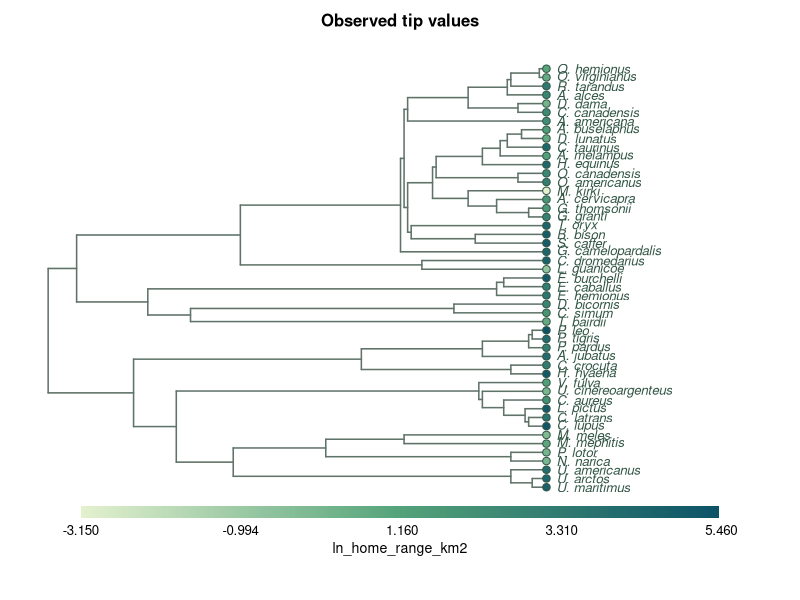

The R source for this figure:
# Guane phylogenetic signal: open in RStudio and Source.
# Prepared inputs and plotting functions are embedded. Edit plot_settings below.
# Install once if needed: install.packages(c("ape", "phytools"))
# R 4.6.0; ape 5.8.1; phytools 2.5.2
guane_task_setting <- function (option, env, default, lower = -Inf, upper = Inf) 
{
    value <- getOption(option)
    if (is.null(value)) {
        value <- Sys.getenv(env, "")
        if (!nzchar(value)) 
            return(default)
    }
    if (is.logical(default)) {
        if (is.logical(value) && length(value) == 1 && !is.na(value)) 
            return(value)
        key <- tolower(trimws(as.character(value)[1]))
        if (key %in% c("true", "t", "yes", "y", "1", "on")) 
            return(TRUE)
        if (key %in% c("false", "f", "no", "n", "0", "off")) 
            return(FALSE)
        message("Guane: ignoring invalid value for ", env, "; using ", 
            default, ".")
        return(default)
    }
    number <- suppressWarnings(as.numeric(value)[1])
    if (!is.finite(number)) {
        message("Guane: ignoring invalid value for ", env, "; using ", 
            default, ".")
        return(default)
    }
    min(max(number, lower), upper)
}
guane_limits <- function () 
{
    list(tips = guane_task_setting("guane.max_tips", "GUANE_MAX_TIPS", 
        5000, 4, 1e+06), rows = guane_task_setting("guane.max_rows", 
        "GUANE_MAX_ROWS", 50000, 4, 1e+07), columns = guane_task_setting("guane.max_columns", 
        "GUANE_MAX_COLUMNS", 500, 2, 1e+05))
}
guane_validate <- function (tree, traits, taxon, trait) 
{
    issues <- data.frame(level = character(), message = character())
    add <- function(level, message) issues[nrow(issues) + 1L, 
        ] <<- c(level, message)
    if (is.null(tree)) 
        add("Required", "Load a phylogenetic tree.")
    if (is.null(traits)) 
        add("Required", "Load a CSV trait table.")
    if (!is.null(tree)) {
        if (length(tree$tip.label) > guane_limits()$tips) 
            add("Error", "This tree exceeds the maximum number of tips supported on this server. Run the exported R script locally for larger trees.")
        if (anyDuplicated(tree$tip.label)) 
            add("Error", "Tree tip labels must be unique.")
        if (anyNA(tree$tip.label) || any(!nzchar(trimws(tree$tip.label)))) 
            add("Error", "Tree contains empty taxon labels.")
        if (is.null(tree$edge.length) || any(!is.finite(tree$edge.length)) || 
            any(tree$edge.length <= 0)) 
            add("Error", "Signal analysis requires finite, positive branch lengths.")
        if (!ape::is.rooted(tree)) 
            add("Error", "Root the tree before signal analysis.")
        if (!ape::is.binary(tree)) 
            add("Warning", "Tree contains polytomies; inspect their biological meaning.")
        if (!is.null(tree$edge.length) && !ape::is.ultrametric(tree)) 
            add("Note", "Tree is not ultrametric. Signal analysis can use it; verify branch-length units.")
    }
    if (!is.null(traits)) {
        if (is.null(taxon) || !taxon %in% names(traits)) 
            add("Required", "Select the taxon column.")
        else {
            ids <- as.character(traits[[taxon]])
            if (anyNA(ids) || any(!nzchar(trimws(ids)))) 
                add("Error", "Trait table contains empty taxon labels.")
            if (anyDuplicated(ids)) 
                add("Error", "Trait taxon labels must be unique.")
            if (!is.null(tree) && !setequal(ids, tree$tip.label)) 
                add("Error", paste0("Taxon mismatch: ", length(setdiff(tree$tip.label, 
                  ids)), " tree tips without traits; ", length(setdiff(ids, 
                  tree$tip.label)), " table taxa outside tree. Use matched taxa only after reviewing this report."))
        }
        if (is.null(trait) || !trait %in% names(traits)) 
            add("Required", "Select a numeric trait.")
        else {
            x <- traits[[trait]]
            if (!is.numeric(x) || any(!is.finite(x))) 
                add("Error", "Selected trait must contain only finite numeric values; correct missing values before running.")
            else if (length(unique(x)) < 2) 
                add("Error", "Selected trait has no variation.")
        }
    }
    if (!is.null(tree) && length(tree$tip.label) < 4) 
        add("Error", "At least four matched taxa are required.")
    issues
}
guane_signal <- function (tree, traits, taxon, trait, seed = 999, nsim = 999) 
{
    if (length(nsim) != 1 || !is.finite(nsim) || nsim < 99 || 
        nsim > 9999 || nsim != floor(nsim)) 
        stop("Choose 99–9999 integer randomizations.")
    if (length(seed) != 1 || !is.finite(seed) || seed < 0 || 
        seed > 2147483647 || seed != floor(seed)) 
        stop("Choose a nonnegative integer seed up to 2147483647.")
    issues <- guane_validate(tree, traits, taxon, trait)
    if (any(issues$level %in% c("Error", "Required"))) 
        stop("Resolve data issues before running.")
    x <- setNames(traits[[trait]], as.character(traits[[taxon]]))[tree$tip.label]
    had <- exists(".Random.seed", envir = .GlobalEnv, inherits = FALSE)
    oldkind <- RNGkind()
    if (had) 
        oldseed <- get(".Random.seed", envir = .GlobalEnv)
    on.exit({
        do.call(RNGkind, as.list(oldkind))
        if (had) assign(".Random.seed", oldseed, envir = .GlobalEnv) else if (exists(".Random.seed", 
            envir = .GlobalEnv, inherits = FALSE)) rm(".Random.seed", 
            envir = .GlobalEnv)
    }, add = TRUE)
    set.seed(seed, kind = "Mersenne-Twister", normal.kind = "Inversion", 
        sample.kind = "Rejection")
    k <- phytools::phylosig(tree, x, method = "K", test = TRUE, 
        nsim = nsim)
    lambda <- phytools::phylosig(tree, x, method = "lambda", 
        test = TRUE)
    if (any(!is.finite(c(k$K, k$P, lambda$lambda, lambda$P, lambda$logL, 
        lambda$logL0)))) 
        stop("Signal analysis returned nonfinite estimates. Inspect the inputs.")
    answer <- data.frame(Metric = c("Blomberg's K", "Pagel's lambda"), 
        Estimate = c(k$K, lambda$lambda), P_value = c(k$P, lambda$P), 
        Test = c(paste(nsim, "test draws (including observed)"), 
            "Likelihood ratio: lambda = 0"))
    attr(answer, "snapshot") <- list(tree = tree, traits = traits[match(tree$tip.label, 
        as.character(traits[[taxon]])), c(taxon, trait), drop = FALSE], 
        taxon = taxon, trait = trait, seed = seed, nsim = nsim, 
        x = x)
    attr(answer, "randomized_K") <- k$sim.K[-1]
    answer
}
guane_text <- function (text, lang = "en") 
{
    i <- match(lang, c("es", "pt"))
    if (length(i) != 1 || is.na(i) || !is.character(text) || 
        length(text) != 1) 
        return(text)
    entry <- guane_dictionary()[[text]]
    if (is.null(entry)) 
        text
    else entry[[i]]
}
guane_signal_plot <- function (result, type = "tree", palette = "Guane", font = 0.8, 
    lang = "en") 
{
    snapshot <- attr(result, "snapshot")
    x <- snapshot$x
    tree <- snapshot$tree
    colors <- (grDevices::colorRampPalette(if (palette == "Grayscale") 
        c("#eeeeee", "#222222")
    else c("#e4f1cf", "#54a37a", "#0d5368")))(256)
    old <- graphics::par(no.readonly = TRUE)
    on.exit(graphics::par(old))
    if (type == "null") {
        values <- attr(result, "randomized_K")
        graphics::par(mar = c(5, 5, 3, 1))
        graphics::hist(values, breaks = "FD", xlim = range(c(values, 
            result$Estimate[1])), main = guane_text("Randomized K values", 
            lang), xlab = "Blomberg's K", ylab = guane_text("Frequency", 
            lang), col = colors[150], border = "white")
        graphics::abline(v = result$Estimate[1], lwd = 2, lty = 2, 
            col = colors[256])
        graphics::legend("topright", legend = paste(guane_text("Observed K", 
            lang), formatC(result$Estimate[1], digits = 4, format = "fg")), 
            lty = 2, lwd = 2, col = colors[256], bty = "n")
    }
    else {
        limits <- range(x)
        indices <- pmax(1, pmin(256, 1 + floor((x - limits[1])/diff(limits) * 
            255)))
        reserve <- max(3, length(x) * 0.15)
        graphics::par(mar = c(1, 1, 2, 1))
        ape::plot.phylo(tree, tip.color = "#345747", cex = font, 
            edge.color = "#607369", edge.width = 1.5, no.margin = FALSE, 
            y.lim = c(-reserve, length(x) + 1), label.offset = max(ape::node.depth.edgelength(tree)) * 
                0.02)
        ape::tiplabels(pch = 21, bg = colors[indices], col = "#345747", 
            cex = 1)
        graphics::title(main = guane_text("Observed tip values", 
            lang), cex.main = 1)
        bounds <- graphics::par("usr")[1:2]
        width <- diff(bounds)
        positions <- seq(bounds[1] + width * 0.08, bounds[2] - 
            width * 0.08, length.out = 257)
        graphics::rect(positions[-257], -reserve * 0.35, positions[-1], 
            -reserve * 0.15, col = colors, border = NA)
        anchors <- seq(1, 257, length.out = 5)
        graphics::text(positions[anchors], -reserve * 0.53, labels = format(signif(seq(limits[1], 
            limits[2], length.out = 5), 3)), cex = 0.8)
        graphics::text(mean(positions), -reserve * 0.83, labels = snapshot$trait, 
            cex = 0.85)
    }
    invisible(x)
}
inputs <- structure(list(structure(list(structure(c(50L, 51L, 52L, 53L, 
54L, 55L, 55L, 54L, 53L, 56L, 57L, 57L, 56L, 58L, 58L, 52L, 59L, 
60L, 61L, 62L, 63L, 63L, 62L, 61L, 60L, 59L, 51L, 64L, 65L, 65L, 
64L, 66L, 66L, 67L, 67L, 68L, 68L, 50L, 69L, 70L, 71L, 71L, 72L, 
72L, 70L, 73L, 73L, 74L, 74L, 69L, 75L, 76L, 76L, 75L, 77L, 77L, 
78L, 79L, 80L, 81L, 81L, 80L, 79L, 82L, 83L, 84L, 85L, 85L, 84L, 
83L, 82L, 86L, 87L, 87L, 86L, 88L, 88L, 89L, 89L, 90L, 90L, 91L, 
91L, 78L, 92L, 92L, 93L, 94L, 94L, 93L, 95L, 95L, 96L, 96L, 97L, 
97L, 51L, 52L, 53L, 54L, 55L, 1L, 2L, 3L, 56L, 57L, 4L, 5L, 58L, 
6L, 7L, 59L, 60L, 61L, 62L, 63L, 8L, 9L, 10L, 11L, 12L, 13L, 
64L, 65L, 14L, 15L, 66L, 16L, 67L, 17L, 68L, 18L, 19L, 69L, 70L, 
71L, 20L, 72L, 21L, 22L, 73L, 23L, 74L, 24L, 25L, 75L, 76L, 26L, 
27L, 77L, 28L, 78L, 79L, 80L, 81L, 29L, 30L, 31L, 82L, 83L, 84L, 
85L, 32L, 33L, 34L, 35L, 86L, 87L, 36L, 37L, 88L, 38L, 89L, 39L, 
90L, 40L, 91L, 41L, 42L, 92L, 43L, 93L, 94L, 44L, 45L, 95L, 46L, 
96L, 47L, 97L, 48L, 49L), dim = c(96L, 2L)), c(0x1.8p+3, 0x1.8p+2, 
0x1p+3, 0x1.38p+5, 0x1.8p+1, 0x1p+1, 0x1p+1, 0x1.4p+2, 0x1.ap+3, 
0x1.ap+4, 0x1.4p+2, 0x1.4p+2, 0x1.6p+3, 0x1.4p+4, 0x1.4p+4, 0x1.54p+5, 
0x1p-1, 0x1.8p+1, 0x1.8p+1, 0x1p-1, 0x1.4p+1, 0x1.4p+1, 0x1.8p+1, 
0x1.8p+2, 0x1.2p+3, 0x1.3p+3, 0x1p+5, 0x1.5p+4, 0x1.4p+2, 0x1.4p+2, 
0x1.1p+4, 0x1.2p+3, 0x1.ap+2, 0x1.4p+1, 0x1p-1, 0x1p+1, 0x1p+1, 
0x1p+2, 0x1.4p+3, 0x1.8p+2, 0x1.9p+5, 0x1.28p+5, 0x1.ap+3, 0x1.ap+3, 
0x1.88p+5, 0x1.cp+2, 0x1p+0, 0x1.8p+2, 0x1.8p+2, 0x1.7p+4, 0x1.98p+4, 
0x1.18p+4, 0x1.18p+4, 0x1.68p+4, 0x1.48p+4, 0x1p-1, 0x1p-1, 0x1p-1, 
0x1.2p+3, 0x1.4p+3, 0x1.4p+3, 0x1.3p+4, 0x1.cp+1, 0x1.4p+2, 0x1p+2, 
0x1.2p+2, 0x1.4p+1, 0x1.4p+1, 0x1.cp+2, 0x1.6p+3, 0x1p-1, 0x1.7p+3, 
0x1p+2, 0x1p+2, 0x1.ap+2, 0x1.2p+3, 0x1.4p+1, 0x1.ap+2, 0x1p+0, 
0x1.6p+2, 0x1p+1, 0x1.cp+1, 0x1.cp+1, 0x1p-1, 0x1.38p+4, 0x1.1p+3, 
0x1.cp+2, 0x1p+2, 0x1p+2, 0x1.6p+2, 0x1.6p+2, 0x1p-1, 0x1.4p+2, 
0x1p+2, 0x1p+0, 0x1p+0), 48L, c("U._maritimus", "U._arctos", 
"U._americanus", "N._narica", "P._lotor", "M._mephitis", "M._meles", 
"C._lupus", "C._latrans", "L._pictus", "C._aureus", "U._cinereoargenteus", 
"V._fulva", "H._hyaena", "C._crocuta", "A._jubatus", "P._pardus", 
"P._tigris", "P._leo", "T._bairdii", "C._simum", "D._bicornis", 
"E._hemionus", "E._caballus", "E._burchelli", "L._guanicoe", 
"C._dromedarius", "G._camelopardalis", "S._caffer", "B._bison", 
"T._oryx", "G._granti", "G._thomsonii", "A._cervicapra", "M._kirki", 
"O._americanus", "O._canadensis", "H._equinus", "A._melampus", 
"C._taurinus", "D._lunatus", "A._buselaphus", "A._americana", 
"C._canadensis", "D._dama", "A._alces", "R._tarandus", "O._virginianus", 
"O._hemionus"), 0x0p+0), names = c("edge", "edge.length", "Nnode", 
"tip.label", "root.edge"), class = "phylo", order = "cladewise"), 
    structure(list(c("U._maritimus", "U._arctos", "U._americanus", 
    "N._narica", "P._lotor", "M._mephitis", "M._meles", "C._lupus", 
    "C._latrans", "L._pictus", "C._aureus", "U._cinereoargenteus", 
    "V._fulva", "H._hyaena", "C._crocuta", "A._jubatus", "P._pardus", 
    "P._tigris", "P._leo", "T._bairdii", "C._simum", "D._bicornis", 
    "E._hemionus", "E._caballus", "E._burchelli", "L._guanicoe", 
    "C._dromedarius", "G._camelopardalis", "S._caffer", "B._bison", 
    "T._oryx", "G._granti", "G._thomsonii", "A._cervicapra", 
    "M._kirki", "O._americanus", "O._canadensis", "H._equinus", 
    "A._melampus", "C._taurinus", "D._lunatus", "A._buselaphus", 
    "A._americana", "C._canadensis", "D._dama", "A._alces", "R._tarandus", 
    "O._virginianus", "O._hemionus"), c(0x1.30023a3de636ep+2, 
    0x1.1aa6c1e2b8c1cp+2, 0x1.0287c35f41b2ep+2, 0x1.8fb063ef2c7e9p-5, 
    0x1.0c588baf19025p-3, 0x1.d5240f0e0e077p-1, -0x1.1d356e1eac128p-3, 
    0x1.53fb6abd1a256p+2, 0x1.e740b76b30efbp+1, 0x1.44cfa5d62844dp+2, 
    0x1.1aa8bc695645dp+1, 0x1.8663f793c46c9p-4, 0x1.5a6ee32ae89dfp+0, 
    0x1.41dd438e45d9cp+2, 0x1.9c041f8090a12p+1, 0x1.083d5fd07a50bp+2, 
    0x1.927394f6323ebp+1, 0x1.0f89746556afdp+2, 0x1.5daf6b985b7f4p+2, 
    0x1.62e42fefa39ecp-1, 0x1.e5059c353f981p+0, 0x1.5fa692c39cf3dp+1, 
    0x1.c715a52f28041p+1, 0x1.8e87ab6d5f5c9p+1, 0x1.46c7cf85bd63ap+2, 
    -0x1.62e42fefa39ecp-1, 0x1.26bb1bbb55514p+2, 0x1.1c071d7218eb2p+2, 
    0x1.3b581fd66eefep+2, 0x1.38fb7ae8ef028p+2, 0x1.1e2f547a415f3p+2, 
    0x1.7f7427b963fa7p+1, 0x1.aaeed58d9cf3cp+0, 0x1.df2e6d6db6942p+0, 
    -0x1.92c251d0b1325p+1, 0x1.8ff1c02cd9c86p+1, 0x1.54c80e7985228p+1, 
    0x1.18731fd788043p+2, 0x1.55c2a141bd925p+0, 0x1.1451b9aa2075cp+2, 
    0x1.93b0aee21c2c7p-1, 0x1.9c041f7ed8d32p+0, 0x1.26bb1bbb5551fp+1, 
    0x1.479f57393d076p+1, 0x1.0ca937be1b9dbp-2, 0x1.63b0599358c0cp+1, 
    0x1.b35a6f922bea6p+1, 0x1.588c2d9133491p-1, 0x1.0c1d18fcea245p+0
    )), names = c("taxon", "ln_home_range_km2"), row.names = c(NA, 
    49L), class = "data.frame"), "taxon", "ln_home_range_km2", 
    20261201L, 999L), names = c("tree", "traits", "taxon", "trait", 
"seed", "nsim"))
result <- do.call(guane_signal, inputs)
print(result)
plot_settings <- structure(list("tree", "Guane", 0x1.999999999999ap-1, "en"), names = c("type", 
"palette", "font", "lang"))
figure_height <- 0x1.cp+2
do.call(guane_signal_plot, c(list(result=result), plot_settings))
# Optional PDF using the same settings:
# pdf("guane-signal.pdf", width=9, height=figure_height)
# do.call(guane_signal_plot, c(list(result=result), plot_settings)); dev.off()
sessionInfo()
